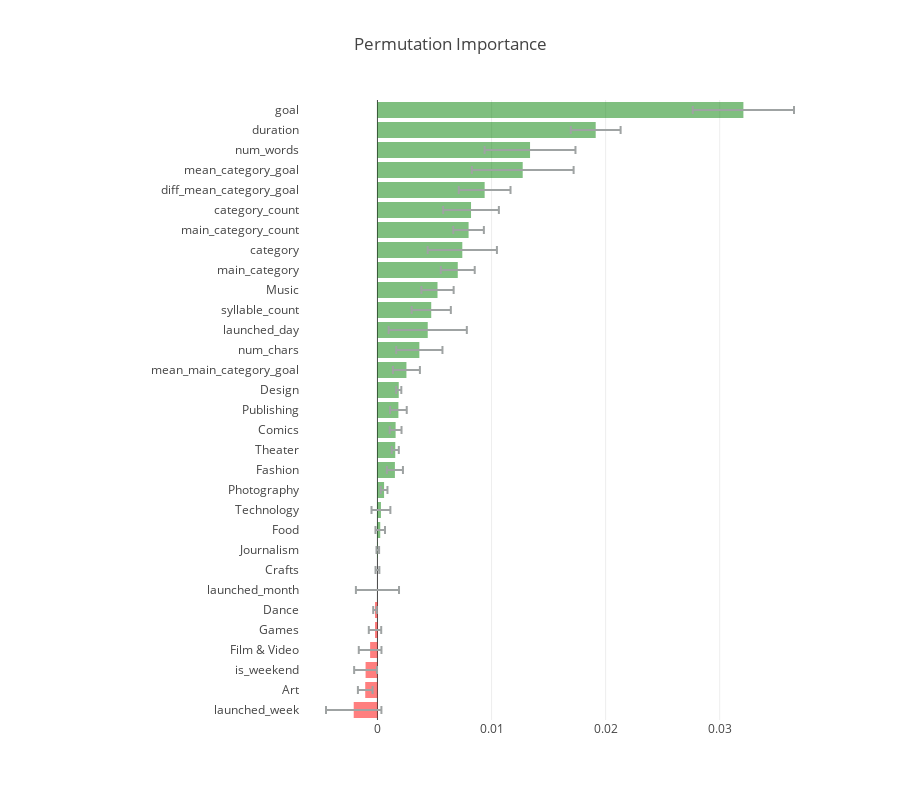

Notebook code for this chart:
### Markdown cell above
> From the above plot, we can identify that the maximum degree centrality nodes are - duration, syllable count, goal etc. From the network perspective, it means that if we remove these nodes from the network (high degree centrality nodes), this will lead to network disruption. This is similar to what we obtained in the relative feature importance plot. The key takeaway from this graph is that one can not afford to ignore these features while optimizing any crowdfunding project. 

<div id="5-2"></div>
<h2><font color="#5831bc" face="Comic Sans MS">5.2 Which features have the biggest impact on the project success? (Permutation Importance) </font>   </h2>   

In the last section, we mainly identified which the features at a very high level which are relatively important to the model outcome. In this section, we will go a little deeper and understand which features has the biggest impact on the model predictions (in absolute sense). One of the ways to identify such behaviour is to use permutation importance. 

The idea of permutation importance is very straightforward. After training a model, the model outcomes are obtained. The most important features for the model are the ones if the values of those feature are randomly shuffled then they lead to biggest drops in the model outcome accuracies. Let's look at the permutation importance of features of our model.

### Code cell
from eli5.sklearn import PermutationImportance
import eli5
perm = PermutationImportance(model1, random_state=1).fit(X_test, y_test)
pi_df = eli5.explain_weights_df(perm, feature_names = X_test.columns.tolist())
pi_df["color"] = pi_df["weight"].apply(lambda x : "green" if x > 0 else "red")

data = [
    go.Bar(
        orientation = "h",
        y = pi_df.feature[::-1],
        x = pi_df.weight[::-1],
        marker = dict(
            opacity = 0.5,
            color = pi_df.color[::-1]        ),
        error_x = dict( type='data', color="#9fa3a3",
            array=list(pi_df["std"][::-1]),
            visible=True),
        name = 'expenses'
    )
]


layout = go.Layout(title="Permutation Importance", height = 800, margin=dict(l=300))

annotations = []
for i, row in pi_df.iterrows():
    dict(y=row.feature, x=row.weight, text="d",
                                  font=dict(family='Arial', size=14,
                                  color='rgba(245, 246, 249, 1)'),
                                  showarrow=False,)
layout['annotations'] = annotations
fig = go.Figure(data=data, layout = layout)
iplot(fig, filename='base-bar')

### Figure 1 — Plotly figure (JSON) as saved in the notebook; plotly's stock layout.template omitted (floating-point values rounded to 4 significant figures)
{"data": [{"error_x": {"array": [0.002429, 0.0006421, 0.001003, 0.0009937, 0.0005441, 0.0001561, 0.001889, 0.0001677, 0.0001145, 0.0004175, 0.000827, 0.0002968, 0.0007047, 0.0003122, 0.0005176, 0.0007308, 0.0002249, 0.00118, 0.002026, 0.003427, 0.001719, 0.001415, 0.001487, 0.003034, 0.001339, 0.00244, 0.002267, 0.004462, 0.003982, 0.002184, 0.004435], "color": "#9fa3a3", "type": "data", "visible": true}, "marker": {"color": ["red", "red", "red", "red", "red", "red", "red", "red", "green", "green", "green", "green", "green", "green", "green", "green", "green", "green", "green", "green", "green", "green", "green", "green", "green", "green", "green", "green", "green", "green", "green"], "opacity": 0.5}, "name": "expenses", "orientation": "h", "type": "bar", "uid": "dfddcf57-ea26-4a09-a51a-b8e90eb9a125", "x": [-0.002081, -0.001071, -0.001041, -0.0006428, -0.0002143, -0.0002143, -4.441e-17, -2.22e-17, 3.061e-05, 0.0002449, 0.0003061, 0.0005816, 0.00153, 0.001561, 0.001592, 0.001837, 0.001867, 0.002541, 0.003673, 0.004408, 0.004714, 0.005265, 0.00704, 0.007438, 0.007989, 0.008203, 0.009397, 0.01273, 0.01338, 0.01913, 0.03208], "y": ["launched_week", "Art", "is_weekend", "Film & Video", "Games", "Dance", "launched_month", "Crafts", "Journalism", "Food", "Technology", "Photography", "Fashion", "Theater", "Comics", "Publishing", "Design", "mean_main_category_goal", "num_chars", "launched_day", "syllable_count", "Music", "main_category", "category", "main_category_count", "category_count", "diff_mean_category_goal", "mean_category_goal", "num_words", "duration", "goal"]}], "layout": {"height": 800, "margin": {"l": 300}, "title": {"text": "Permutation Importance"}}}
